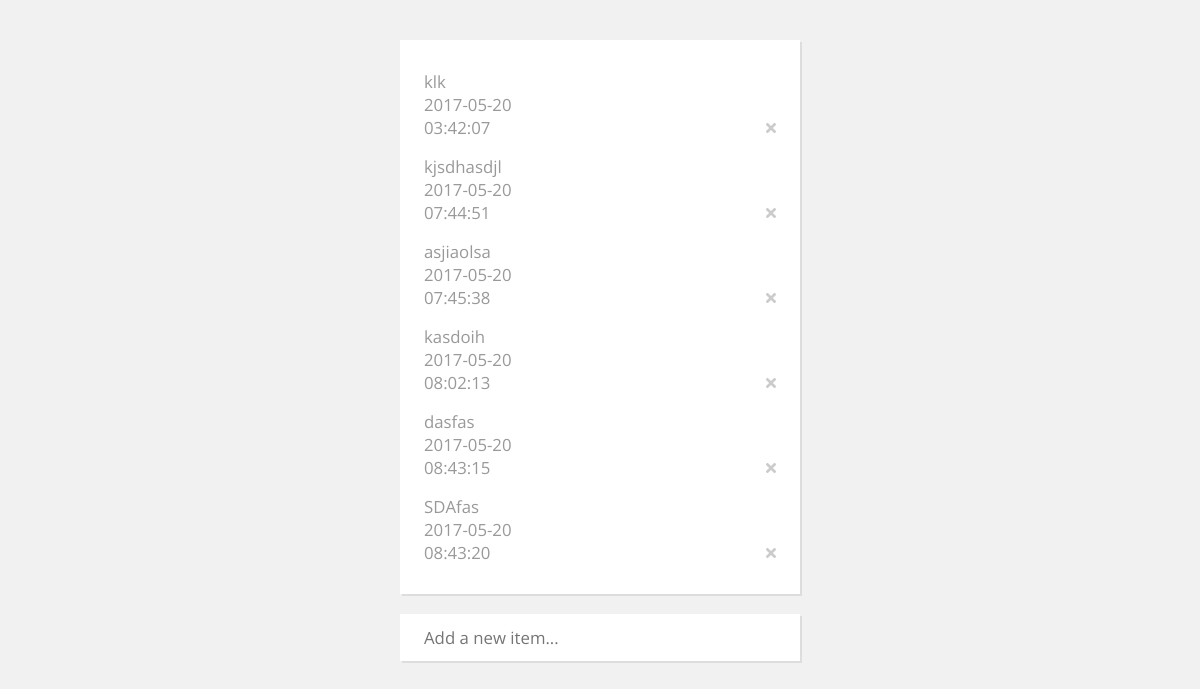
Screenshot of /ToDO/index.php with the database file from the repository.
### tables this page shows
CREATE TABLE `tasks` (
  `id` int(11) NOT NULL,
  `task` text NOT NULL,
  `date` date NOT NULL,
  `time` time NOT NULL,
  `sess_id` varchar(10) NOT NULL
);

### ToDO/index.php (the view, shortened to what this page needs)
<!DOCTYPE HTML>
<html>
<head>
	<link rel="stylesheet" href="style.css">
</head>
<body>
	<div class="wrap">
		<div class="task-list">
			<ul>
			<?php
				require("../Database/dbcon.php");
				$query = mysqli_query($conn,"SELECT * FROM tasks ORDER BY date ASC, time ASC");
				$numrows = mysqli_num_rows($query);
				if($numrows>0){
					while( $row = mysqli_fetch_assoc( $query ) ){
						$task_id = $row['id'];
						$task_name = $row['task'];
						$date= $row['date'];
						$time= $row['time'];
						echo '<li>
								<span>'.$task_name.'</span>
								<span class="date">'.$date.'</span>
																		&nbsp;
																		<span class="date">'.$time.'</span>
								<img id="'.$task_id.'" class="delete-button" width="10px" src="images/close.svg" />
							  </li>';
					}
				}
			?>
			</ul>
		</div>
		<form class="add-new-task" autocomplete="off">
			<input type="text" name="new-task" placeholder="Add a new item..." />
		</form>
	</div>
</body>
</html>

### ToDO/style.css (style rules this page uses)
body { font: normal 14px 'Open Sans', Arial, sans-serif; color: #999; background: #f1f1f1; }
.wrap { width: 400px; margin: 0 auto; }
.task-list { width: 88%; min-height: 300px; background: #fff; box-shadow: 2px 2px 0px #ddd; margin-top: 40px; padding: 22px 6%; }
.task-list li { font-size: 1.2em; padding: 8px 0; overflow: hidden; }
.task-list li span { width: 86%; white-space: nowrap; overflow: hidden; text-overflow: ellipsis; float: left; }
.task-list li .delete-button { width: 10px; height: auto; padding-top: 7px; float: right; vertical-align: top; opacity: 0.5; cursor: pointer; }
.add-new-task { margin-top: 20px; padding-bottom: 60px; }
.add-new-task input[type='text'] { width: 100%; font: normal 1.2em 'Open Sans', Arial, sans-serif; color: #999; box-shadow: 2px 2px 0px #ddd; border: none; border-radius: none; display: block; padding: 12px 6%; -webkit-appearance: none; -moz-appearance: none; appearance: none; -webkit-box-sizing: border-box; -moz-box-sizing: border-box; box-sizing: border-box; }

### rows the page displays
tasks: task "klk", date "2017-05-20", time "03:42:07"
tasks: task "kjsdhasdjl", date "2017-05-20", time "07:44:51"
tasks: task "asjiaolsa", date "2017-05-20", time "07:45:38"
tasks: task "kasdoih", date "2017-05-20", time "08:02:13"
tasks: task "dasfas", date "2017-05-20", time "08:43:15"
tasks: task "SDAfas", date "2017-05-20", time "08:43:20"
